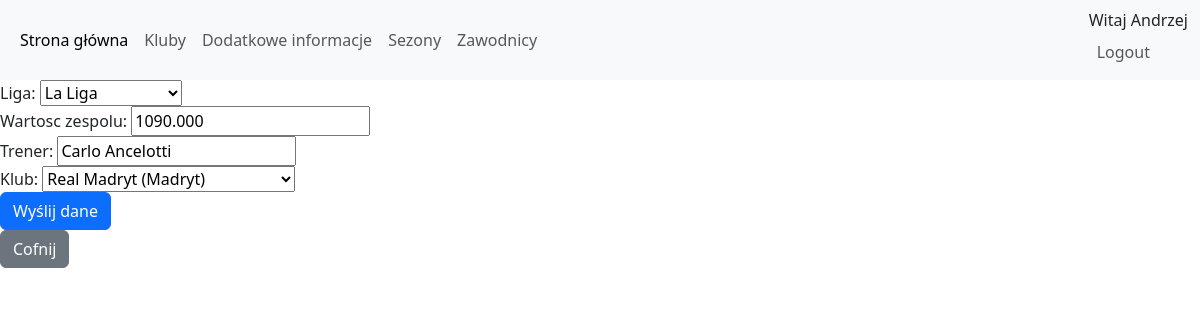
The page /kluby/portal/extra_edytuj/1/ (signed in) on the database its author committed.
### kluby/models.py (models this page shows, shortened)
class ExtraInfo(models.Model):
    LIGA = {
        (0, 'Bundesliga'),
        (1, 'Premier League'),
        (2, 'Serie A'),
        (3, 'La Liga'),
        (4, 'Ekstraklasa')
    }
    liga = models.PositiveSmallIntegerField(choices=LIGA, null=True, blank=True)
    wartosc_zespolu = models.DecimalField(max_digits=9, decimal_places=3, null=True, blank=True)
    trener = models.CharField(max_length=50, blank=True, null=True)
    klub = models.OneToOneField(Klub, on_delete=models.CASCADE, null=True, blank=True)

### kluby/views.py (the view)
# urls.py: path('portal/extra_edytuj/<int:extra_id>/', extra_edytuj, name='extra_edytuj'),
@login_required
@permission_required("kluby.change_extra")
def extra_edytuj(request, extra_id):
    extra = get_object_or_404(ExtraInfo, pk=extra_id)
    form = ExtraInfoForm(request.POST or None, instance=extra)
    if form.is_valid():
        form.save()
        return redirect(extra_wszystkie)
    return render(request, 'extra_info/nowy.html', {'form':form})

### kluby/forms.py
class ExtraInfoForm(ModelForm):
    class Meta:
        model = ExtraInfo
        fields = '__all__'

### kluby/models.py (called while the page is built)
    def __str__(self):
        return "{} ({})".format(self.nazwa, self.miasto)

### templates/extra_info/nowy.html (shortened to what this page needs)
{% extends 'main/portal.html' %}
{% block strona %}
{% load bootstrap %}
<form method="post" enctype="multipart/form-data">
    {{ form|bootstrap}}
    <button class="btn btn-primary" type="submit">Wyślij dane</button>
</form>
<a class="btn btn-secondary" role="button" href="{% url 'extra_wszystkie' %}">Cofnij</a>
{% endblock %}

### templates/main/portal.html (shortened to what this page needs)
{% extends 'main/glowny.html' %}
{% block nawigacja %}
<nav class="navbar navbar-expand-sm bg-light navbar-light">
  <div class="container-fluid">
    <ul class="navbar-nav">
      <li class="nav-item">
        <a class="nav-link active" href="/kluby/portal/">Strona główna</a>
      </li>
      <li class="nav-item">
        <a class="nav-link" href="/kluby/portal/klub_wszystkie/">Kluby</a>
      </li>
      <li class="nav-item">
        <a class="nav-link" href="/kluby/portal/extra_wszystkie/">Dodatkowe informacje</a>
      </li>
      <li class="nav-item">
        <a class="nav-link" href="/kluby/portal/sezon_wszystkie/">Sezony</a>
      </li>
       <li class="nav-item">
        <a class="nav-link" href="/kluby/portal/zawodnik_wszystkie/">Zawodnicy</a>
      </li>
    </ul>
    <ul class="nav navbar-nav navbar-right">
      {% if user.is_authenticated %}
      <li class="nav-item">
      <span>
      Witaj {{ user.username }}
      </span>
      <a class="nav-link" href="{% url 'logout' %}">Logout</a>
      </li>
      {% else %}
      <li class="nav-item">
      <a  class="nav-link" href="{% url 'login' %}">Login</a>
      </li>
      {% endif %}
    </ul>
  </div>
</nav>
{% endblock %}

### rows shown on the page
ExtraInfo: liga "La Liga", wartosc_zespolu "1090.000", trener "Carlo Ancelotti", klub "Real Madryt (Madryt)"

### other values the page prints
{{ user.username }} "Andrzej"
